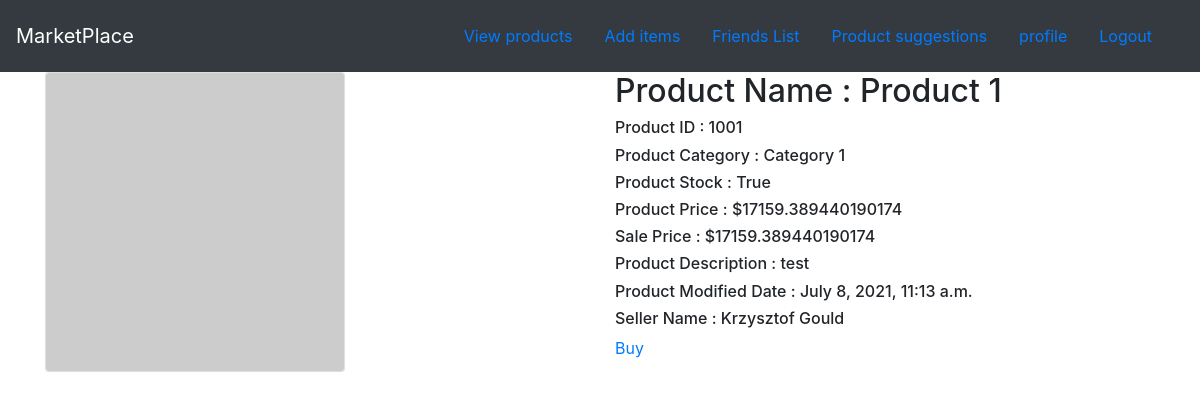
Screenshot of /marketplace/products/1001 (signed in) with the database file from the repository.
### marketplace/models.py (models this page shows, shortened)
class products(models.Model):
    product_id = models.IntegerField(unique=True)
    product_category = models.CharField(max_length=200)
    product_name = models.CharField(max_length=200)
    product_image = models.CharField(max_length=800,default="https://nayemdevs.com/wp-content/uploads/2020/03/default-product-image.png")
    product_stock = models.BooleanField()
    product_price = models.FloatField()
    sale_price = models.FloatField()
    description = models.TextField(null=True)
    modified_date = models.DateTimeField(auto_now=True)
    user_name = models.ForeignKey(User,on_delete=models.CASCADE,default=1)

### marketplace/views.py (the view)
# urls.py: path('products/<int:product_id>', views.detail,name='detail'),
@login_required
def detail(request,product_id):
    product_detail = products.objects.get(product_id=product_id)
    if product_detail.user_name.id != request.user.id:
        if product_views.objects.filter(user_id=request.user.id).exists():
            product_view_obj = product_views.objects.get(user_id=request.user.id)
            product_view_list =  jsonDec.decode(product_view_obj.views_list)
            if product_id not in product_view_list:
                product_view_list.append(product_id)
                product_view_obj.views_list = json.dumps(product_view_list)
                product_view_obj.save()
        else:
            data_list = []
            data_list.append(product_id)
            product_view_obj = product_views(user_id=request.user.id,views_list=json.dumps(data_list))
            product_view_obj.save()
    context = {
        'detail':product_detail,
    }
    return render(request,'marketplace/detail.html',context)

### marketplace/templates/marketplace/detail.html (shortened to what this page needs)
{% extends 'marketplace/base.html' %}
    {% block body %}
        <div class="container">
            <div class ="row">
                <div class="col-md-6">
                    <img height="300px" src="{{ detail.product_image }}" class="card"/>
                </div>
                <div class="col-md-6">
                    <h2>Product Name : {{ detail.product_name }}</h2>
                    <h6>Product ID : {{ detail.product_id }}</h6>
                    <h6>Product Category : {{ detail.product_category }}</h6>
                    <h6>Product Stock : {{ detail.product_stock }}</h6>
                    <h6>Product Price : ${{ detail.product_price }}</h6>
                    <h6>Sale Price : ${{ detail.sale_price }}</h6>
                    <h6>Product Description : {{ detail.description }}</h6>
                    <h6>Product Modified Date : {{ detail.modified_date }}</h6>
                    <h6>Seller Name : {{ detail.user_name }}</h6>
                    {% if user.id == detail.user_name.id  %}
                        <a href="{% url 'marketplace:delete_item' detail.product_id %}">Delete</a>
                        <a href="{% url 'marketplace:update_item' detail.product_id %}">Update</a>
                    {% else %}
                        <a href="#">Buy</a>
                    {% endif %}
                </div>
            </div>
        </div>
    {% endblock %}

### marketplace/static/marketplace/style.css (style rules this page uses)
body { background-color: pink; }

### rows the page displays
products: product_name "Product 1", product_id "1001", product_category "Category 1", product_stock "True", product_price "17159.389440190174", sale_price "17159.389440190174", description "test", modified_date "July 8, 2021, 11:13 a.m.", user_name "Krzysztof Gould"
